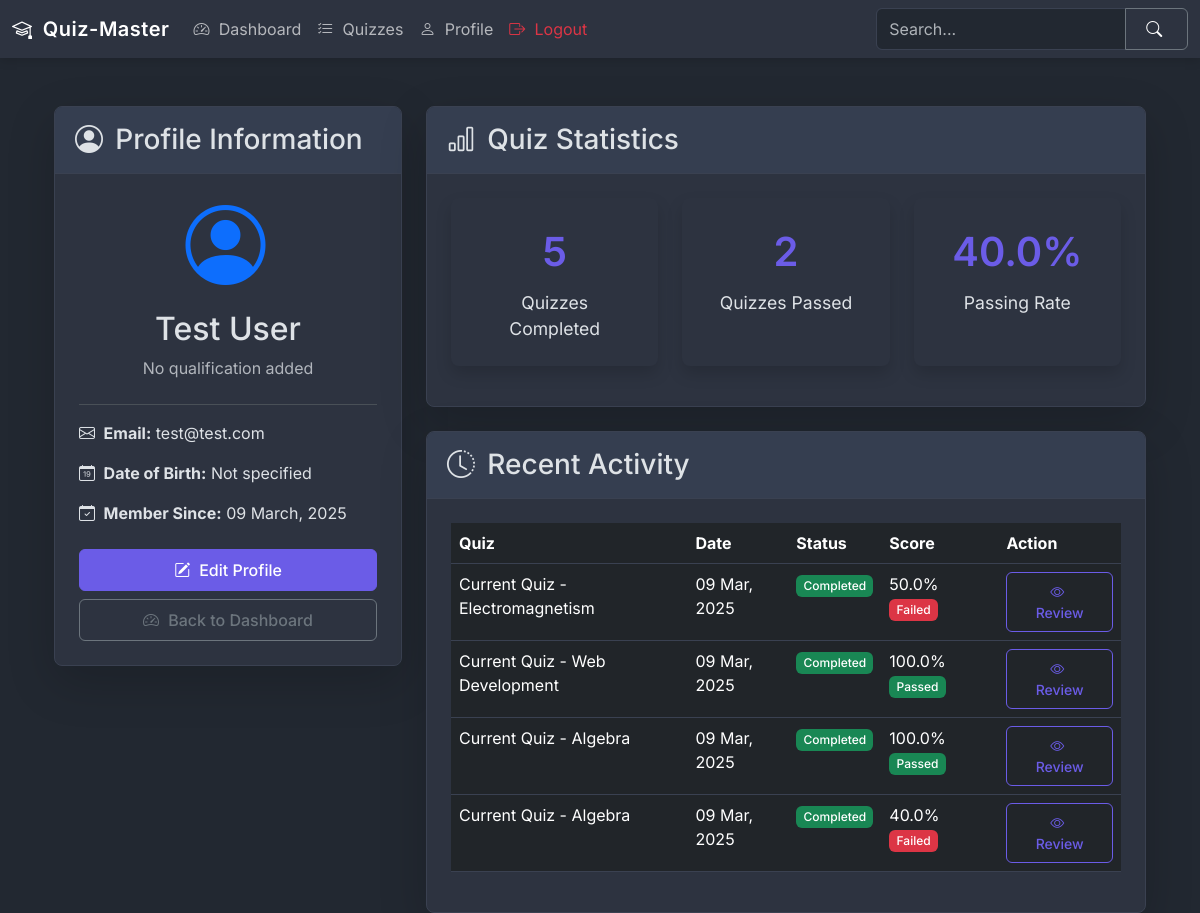
/profile (signed in), run on an earlier commit of the app's database.
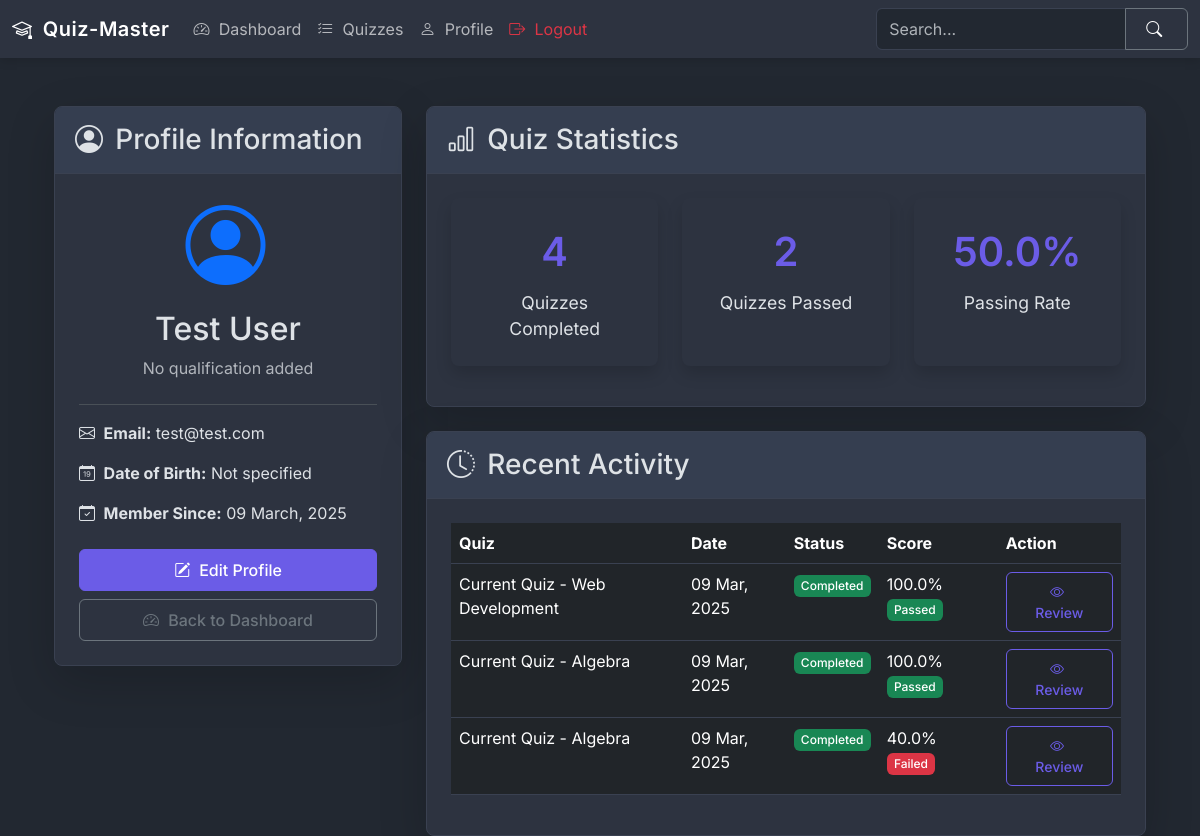
And on a later commit of the database.
### models.py (models this page shows)
class QuizAttempt(db.Model):
    id = db.Column(db.Integer, primary_key=True)
    user_id = db.Column(db.Integer, db.ForeignKey('user.id'), nullable=False)
    quiz_id = db.Column(db.Integer, db.ForeignKey('quiz.id'), nullable=False)
    attempt_number = db.Column(db.Integer, nullable=False)
    start_time = db.Column(db.DateTime(timezone=True), nullable=False, default=datetime.now(timezone.utc))
    end_time = db.Column(db.DateTime(timezone=True))
    status = db.Column(db.String(20), default='in_progress')
    user_responses = db.relationship('UserResponse', backref='quiz_attempt', lazy=True)

class Quiz(db.Model):
    id = db.Column(db.Integer, primary_key=True)
    name = db.Column(db.String(100), nullable=False)
    description = db.Column(db.Text)
    start_date = db.Column(db.DateTime(timezone=True), nullable=False)  # Explicitly set timezone=True
    end_date = db.Column(db.DateTime(timezone=True))  # Explicitly set timezone=True
    time_duration = db.Column(db.Integer, nullable=False)  # in minutes
    passing_score = db.Column(db.Integer, nullable=False)
    max_attempts = db.Column(db.Integer, default=3)
    chapter_id = db.Column(db.Integer, db.ForeignKey('chapter.id'), nullable=False)
    is_active = db.Column(db.Boolean, default=False)
    created_at = db.Column(db.DateTime(timezone=True), default=datetime.now(timezone.utc))
    updated_at = db.Column(db.DateTime(timezone=True), onupdate=datetime.now(timezone.utc))
    questions = db.relationship('Question', backref='quiz', lazy=True)
    attempts = db.relationship('QuizAttempt', backref='quiz', lazy=True)
    scores = db.relationship('Score', backref='quiz', lazy=True)

class Score(db.Model):
    id = db.Column(db.Integer, primary_key=True)
    total_scored = db.Column(db.Integer, nullable=False)
    is_completed = db.Column(db.Boolean, default=False)
    passed = db.Column(db.Boolean)
    start_time = db.Column(db.DateTime(timezone=True), nullable=False, default=datetime.now(timezone.utc))
    end_time = db.Column(db.DateTime(timezone=True))
    attempt_number = db.Column(db.Integer, nullable=False, default=1)
    user_id = db.Column(db.Integer, db.ForeignKey('user.id'), nullable=False, index=True)
    quiz_id = db.Column(db.Integer, db.ForeignKey('quiz.id'), nullable=False, index=True)
    created_at = db.Column(db.DateTime(timezone=True), default=datetime.now(timezone.utc))

### routes/user_routes.py (the view)
@app.route('/profile')
@login_required
def user_profile():
    user_id = session.get('user_id')
    user = User.query.get_or_404(user_id)
    total_quizzes_completed = db.session.query(db.func.count(Score.id)).filter_by(user_id=user_id, is_completed=True).scalar() or 0
    total_quizzes_passed = db.session.query(db.func.count(Score.id)).filter_by(user_id=user_id, passed=True).scalar() or 0
    passing_rate = (total_quizzes_passed / total_quizzes_completed * 100) if total_quizzes_completed > 0 else 0
    recent_activity = QuizAttempt.query.filter_by(user_id=user_id).order_by(QuizAttempt.start_time.desc()).limit(5).all()
    for activity in recent_activity:
        activity.quiz = Quiz.query.get(activity.quiz_id)
        if activity.status == 'completed':
            activity.score = Score.query.filter_by(
                user_id=user_id,
                quiz_id=activity.quiz_id,
                attempt_number=activity.attempt_number
            ).first()
    return render_template('user/user_profile.html',
                          user=user,
                          total_quizzes_completed=total_quizzes_completed,
                          total_quizzes_passed=total_quizzes_passed,
                          passing_rate=passing_rate,
                          recent_activity=recent_activity,
                          datetime=datetime,
                          timezone=timezone)

### utils.py (called while the page is built)
def login_required(f):
    @wraps(f)
    def decorated_function(*args, **kwargs):
        if 'user_id' not in session:
            flash('Please login first!', 'danger')
            return redirect(url_for('login'))
        return f(*args, **kwargs)
    return decorated_function

### templates/user/user_profile.html (shortened to what the changed rows need)
{% extends 'base.html' %}
{% block content %}
<div class="container mt-5">
    <div class="row">
        <div class="col-lg-4">
            <div class="card shadow-lg mb-4">
                <div class="card-body">
                    <div class="text-center mb-4">
                        <h2>{{ user.fullName }}</h2>
                    </div>
                </div>
            </div>
        </div>
        <div class="col-lg-8">
            <div class="card shadow-lg mb-4">
                <div class="card-body">
                    <div class="row">
                        <div class="col-md-4 mb-3">
                            <div class="card stat-card h-100 border-0 shadow">
                                <div class="stat-value">{{ total_quizzes_completed }}</div>
                                <div class="stat-label">Quizzes Completed</div>
                            </div>
                        </div>
                        <div class="col-md-4 mb-3">
                            <div class="card stat-card h-100 border-0 shadow">
                                <div class="stat-value">{{ "%.1f"|format(passing_rate) }}%</div>
                                <div class="stat-label">Passing Rate</div>
                            </div>
                        </div>
                    </div>
                </div>
            </div>
            <div class="card shadow-lg">
                <div class="card-body">
                    {% if recent_activity %}
                    <div class="table-responsive">
                        <table class="table table-hover">
                            <thead>
                                <tr>
                                    <th>Quiz</th>
                                    <th>Date</th>
                                    <th>Status</th>
                                    <th>Score</th>
                                    <th>Action</th>
                                </tr>
                            </thead>
                            <tbody>
                                {% for activity in recent_activity %}
                                <tr>
                                    <td>{{ activity.quiz.name }}</td>
                                    <td>{{ activity.start_time.strftime('%d %b, %Y') }}</td>
                                    <td>
                                        {% if activity.status == 'completed' %}
                                            <span class="badge bg-success">Completed</span>
                                        {% elif activity.status == 'in_progress' %}
                                            <span class="badge bg-warning text-dark">In Progress</span>
                                        {% elif activity.status == 'expired' %}
                                            <span class="badge bg-danger">Expired</span>
                                        {% endif %}
                                    </td>
                                    <td>
                                        {% if activity.status == 'completed' and activity.score %}
                                            {{ "%.1f"|format(activity.score.total_scored) }}%
                                            {% if activity.score.passed %}
                                                <span class="badge bg-success">Passed</span>
                                            {% else %}
                                                <span class="badge bg-danger">Failed</span>
                                            {% endif %}
                                        {% else %}
                                            -
                                        {% endif %}
                                    </td>
                                    <td>
                                        {% if activity.status == 'completed' and activity.score %}
                                            <a href="{{ url_for('quiz_review', quiz_id=activity.quiz.id, score_id=activity.score.id) }}"
                                               class="btn btn-sm btn-outline-primary">
                                                <i class="bi bi-eye"></i> Review
                                            </a>
                                        {% elif activity.status == 'in_progress' %}
                                            <form method="POST" action="{{ url_for('start_quiz', quiz_id=activity.quiz.id) }}">
                                                <button type="submit" class="btn btn-sm btn-primary">
                                                    <i class="bi bi-play-circle"></i> Continue
                                                </button>
                                            </form>
                                        {% else %}
                                            <a href="{{ url_for('view_quiz', quiz_id=activity.quiz.id) }}"
                                               class="btn btn-sm btn-outline-secondary">
                                                <i class="bi bi-info-circle"></i> Details
                                            </a>
                                        {% endif %}
                                    </td>
                                </tr>
                                {% endfor %}
                            </tbody>
                        </table>
                    </div>
                    {% else %}
                    <div class="alert alert-info text-center">
                        <i class="bi bi-info-circle"></i> No recent activity found.
                    </div>
                    {% endif %}
                </div>
            </div>
        </div>
    </div>
</div>
{% endblock %}

What changed in the data, as far as the page shows it:
removed QuizAttempt: quiz.name "Current Quiz - Electromagnetism", start_time "09 Mar, 2025", status "Completed", shows "Failed"
removed Score: score.total_scored "50.0"
Also different on the page:
{{ total_quizzes_completed }}: "5" → "4"
{{ "%.1f"|format(passing_rate) }}: "40.0" → "50.0"
